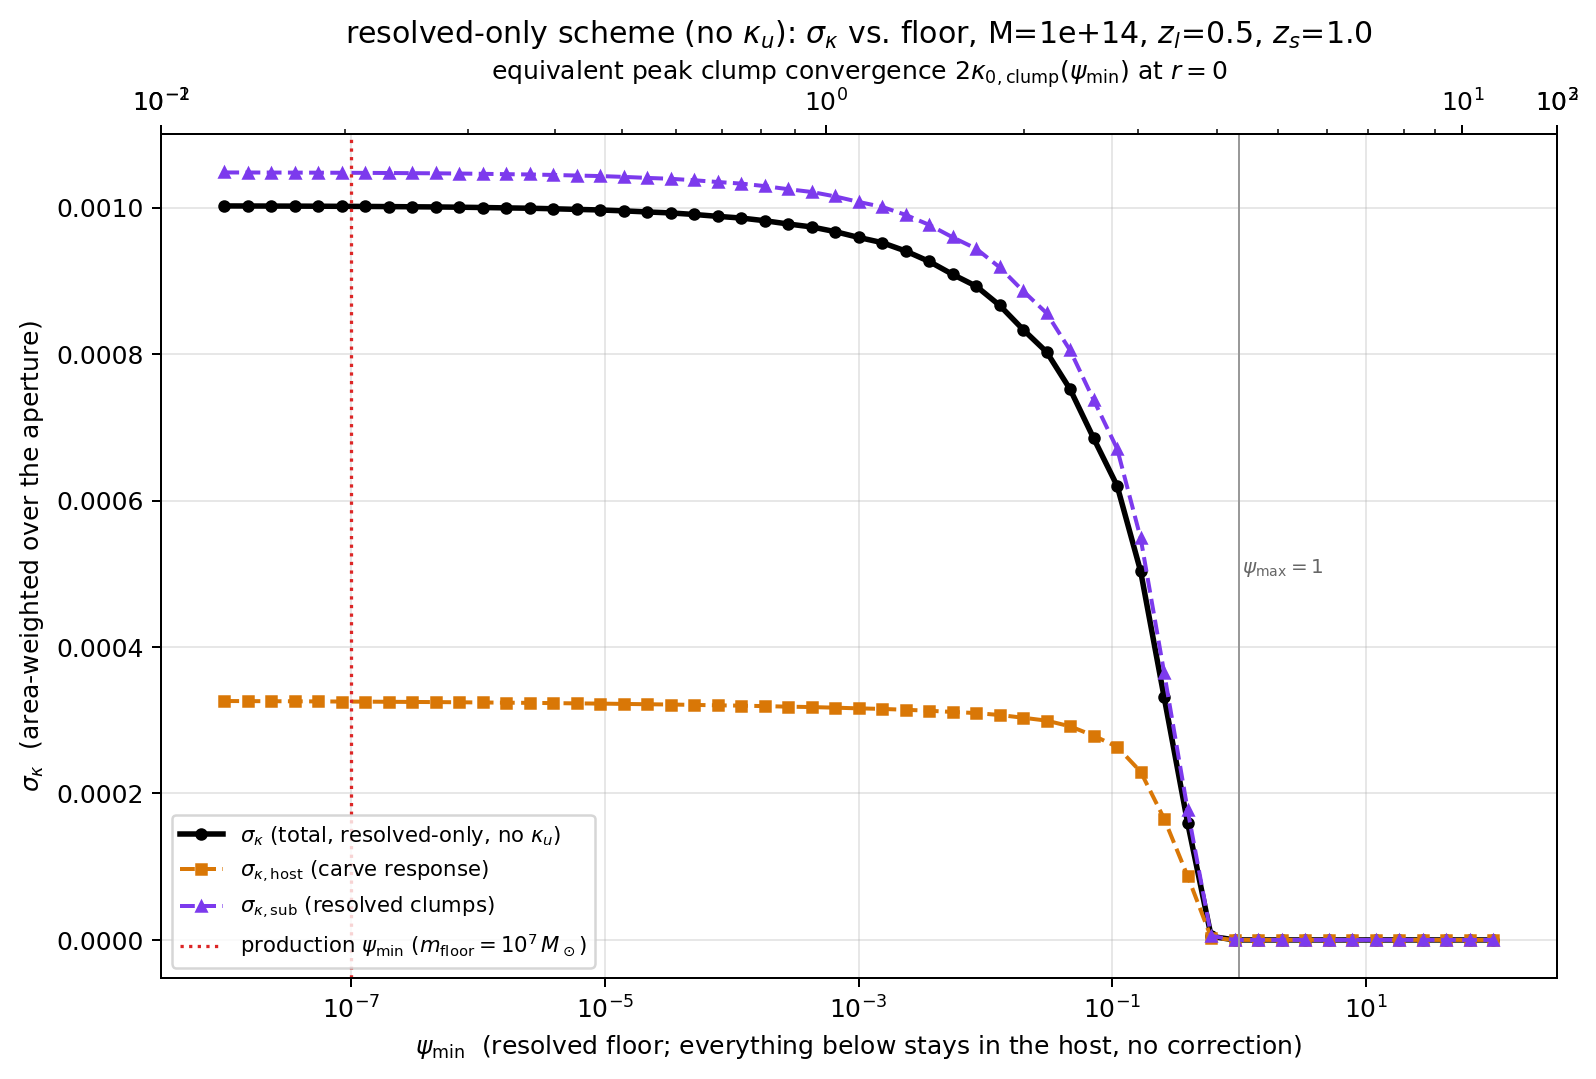

Generate this figure with Python:
"""
sigma_kappa vs psi_min for the "resolved only, no kappa_u" scheme -- companion to
plot_ktotal_resolved_only.py (which shows the MEAN <kappa> vs psi_min for the same
scheme). Here psi_min IS the resolved floor itself: everything with psi >= psi_min is
an explicit clump contributing to Sum_i kappa_i, the host is reduced by exactly the
resolved bound fraction, and nothing analytic fills in psi < psi_min (no kappa_u, no
M_u) -- i.e. this is subhalo_model=4's scheme (chat 2026-07-23).

Extends the exact-quadrature Campbell-moment machinery to the SECOND moment: for a
Poisson clump field with intensity dN/dlnpsi, Var(Sum_i g(x_i)) = integral of
intensity(x) * g(x)^2 dx (Campbell's theorem) -- no MC needed, same distance_kernel/
projected_profile projection used for the mean, just with the per-clump kernel k1
squared before the same LOS projection. This is the same machinery/host as
plot_ktotal_resolved_only.py, extended with:
  sigma_sub(psi_min)  = sqrt(Var(Sum_i kappa_i))              (Campbell 2nd moment)
  sigma_host(psi_min) = |dkappa_NFW/dM| * sqrt(Var(Sum_i m_i)) (carve response, matches
                         the first-order treatment in
                         paper_prod/scripts/plot_fig_subhalo_sigma_decomposition.py)
  sigma_tot(psi_min)  = sqrt(Var_host + Var_sub + 2*Cov(host,sub))

All three area-weighted over the ray impact parameter y (same aperture average used
for the mean), so each psi_min gives one number per curve.

Top axis: psi_min translated to an equivalent kappa scale -- the peak (r=0) NFW
convergence of a single clump sitting exactly at the resolved floor, 2*kappa0(psi_min*M).
This answers "what does psi_min mean in kappa units" directly (interpolated off the same
psi_min grid, so no separate root-find).

Run:
  /Users/baltabay/miniforge3/envs/test/bin/python playground/analytic/plot_sigma_vs_psimin.py
Writes plot_sigma_vs_psimin.{png,json} next to this file.
"""
from __future__ import annotations

import json
from pathlib import Path
import sys

import matplotlib
matplotlib.use("Agg")
import matplotlib.pyplot as plt
import numpy as np

ROOT = Path("/Users/baltabay/Desktop/gw-wl-emulator")
sys.path.insert(0, str(ROOT))

from scripts.subhalo_gate.subhalo_factor_proxy_check import (  # noqa: E402
    ALPHA, BETA, OMEGA, PSI_MAX, nfw_params, n_tau, gamma_norm, sigma_crit, fg_kappa,
    kappa_nfw,
)
from playground.dgate.subhalo_factor_dgate_area_scan import host_rmax  # noqa: E402
from playground.analytic.subhalo_factor_analytic_deficit import (  # noqa: E402
    distance_kernel, projected_profile,
)


def area_weighted_mean(y_grid, rmax_host, values):
    q_y = 2.0 * y_grid / rmax_host**2
    wt_y = y_grid * np.gradient(np.log(y_grid))
    ay = q_y * wt_y
    return float(np.sum(ay * values) / np.sum(ay))


def run(host_mass, z_lens, z_source, kappa_thr_host, psi_mins,
        n_mass=200, n_y=160, n_d=240, n_theta=256):
    rs_host, rhos_host, c_host, r200_host = nfw_params(host_mass, z_lens)
    rmax_host = host_rmax(host_mass, z_lens, z_source, kappa_thr_host)
    nt, _ = n_tau(host_mass, z_lens)
    fs = 0.3563 / nt**0.6 - 0.075
    gamma = gamma_norm(fs)
    sigmac = sigma_crit(z_source, z_lens)
    kappa0_host = rs_host * rhos_host / sigmac

    psi_deep = min(psi_mins) * 1e-2
    lpsi = np.linspace(np.log(psi_deep), np.log(PSI_MAX), n_mass)
    psi = np.exp(lpsi)
    mass = psi * host_mass
    dN_dlnpsi = gamma * psi**ALPHA * np.exp(-BETA * psi**OMEGA)

    d_grid = np.logspace(-3, np.log10(rmax_host + r200_host), n_d)
    k1 = np.empty((n_mass, n_d))
    for i, m in enumerate(mass):
        rs_i, rhos_i, _, _ = nfw_params(float(m), z_lens)
        kappa0 = rs_i * rhos_i / sigmac
        k1[i] = 2.0 * kappa0 * fg_kappa(np.maximum(d_grid / rs_i, 1.0e-12))
    k2 = k1**2

    sigma_interp, _ = projected_profile(c_host, r200_host)
    y_grid = np.logspace(-1, np.log10(rmax_host), n_y)
    f_dy = distance_kernel(y_grid, d_grid, sigma_interp, n_theta)
    wt_d = np.gradient(np.log(d_grid))
    fd = f_dy * (d_grid * wt_d)[None, :]
    kappa_ns = 2.0 * kappa0_host * fg_kappa(np.maximum(y_grid / rs_host, 1.0e-12))
    J1 = np.einsum("yd,md->my", fd, k1, optimize=True)   # <kappa_c | y> per mass bin
    J2 = np.einsum("yd,md->my", fd, k2, optimize=True)   # <kappa_c^2 | y> per mass bin

    def mu_of(weight_my):
        return np.trapezoid(dN_dlnpsi[:, None] * J1 * weight_my, lpsi, axis=0)

    def var_of(weight_my):
        # Campbell 2nd moment: Var(Sum kappa_i | y) = int dN/dlnpsi * <kappa_c^2|y> dlnpsi
        return np.trapezoid(dN_dlnpsi[:, None] * J2 * weight_my, lpsi, axis=0)

    def covmk_of(weight_my):
        # Cov(Sum m_i, Sum kappa_i | y) = int dN/dlnpsi * m * <kappa_c|y> dlnpsi
        return np.trapezoid((dN_dlnpsi * mass)[:, None] * J1 * weight_my, lpsi, axis=0)

    def frac_of(weight_my):
        return np.trapezoid((dN_dlnpsi * psi)[:, None] * weight_my, lpsi, axis=0)

    def varm_of(above):
        # Var(Sum m_i) -- position-independent, scalar
        return float(np.trapezoid(dN_dlnpsi * mass**2 * above, lpsi))

    def host_kappa_reduced(frac_res):
        out = np.empty_like(y_grid)
        for fr in np.unique(np.round(frac_res, 6)):
            sel = np.round(frac_res, 6) == fr
            m_eff = max((1.0 - min(fr, 0.95)) * host_mass, 1.0)
            rs_e, rhos_e, _, _ = nfw_params(m_eff, z_lens)
            k0 = rs_e * rhos_e / sigmac
            out[sel] = 2.0 * k0 * fg_kappa(np.maximum(y_grid[sel] / rs_e, 1.0e-12))
        return out

    def host_dkdM(frac_res):
        # d(kappa_NFW)/dM at the reduced host mass, evaluated over the full y_grid
        m_eff = max((1.0 - min(frac_res, 0.95)) * host_mass, 1.0)
        dM = 1e-3 * m_eff
        rs_p, rhos_p, _, _ = nfw_params(m_eff + dM, z_lens)
        rs_m, rhos_m, _, _ = nfw_params(m_eff - dM, z_lens)
        kp = 2.0 * (rs_p * rhos_p / sigmac) * fg_kappa(np.maximum(y_grid / rs_p, 1.0e-12))
        km = 2.0 * (rs_m * rhos_m / sigmac) * fg_kappa(np.maximum(y_grid / rs_m, 1.0e-12))
        return (kp - km) / (2.0 * dM)

    ones = np.ones((n_mass, n_y))
    k_ns_mean = area_weighted_mean(y_grid, rmax_host, kappa_ns)

    rows = []
    for psi_min in psi_mins:
        if psi_min >= PSI_MAX:
            # nothing resolved: host stays at full mass, no clumps, no scatter at all
            rows.append({
                "psi_min": float(psi_min), "frac_res": 0.0,
                "kappa_total": k_ns_mean,
                "sigma_host": 0.0, "sigma_sub": 0.0, "sigma_total": 0.0,
            })
            continue

        above = psi >= psi_min
        w = ones * above[:, None]
        mu_y = mu_of(w)
        var_y = var_of(w)
        frac_y = frac_of(w)
        frac_res = float(np.mean(frac_y))
        varm = varm_of(above)
        covmk_y = covmk_of(w)
        k_host_y = host_kappa_reduced(frac_y)
        dkdM_y = host_dkdM(frac_res)

        var_host_y = (dkdM_y**2) * varm
        cov_hk_y = -dkdM_y * covmk_y
        total_mean_y = k_host_y + mu_y

        var_host_aw = area_weighted_mean(y_grid, rmax_host, var_host_y)
        var_sub_aw = area_weighted_mean(y_grid, rmax_host, var_y)
        cov_hk_aw = area_weighted_mean(y_grid, rmax_host, cov_hk_y)
        var_tot_aw = var_host_aw + var_sub_aw + 2.0 * cov_hk_aw

        rows.append({
            "psi_min": float(psi_min),
            "frac_res": frac_res,
            "kappa_total": area_weighted_mean(y_grid, rmax_host, total_mean_y),
            "sigma_host": float(np.sqrt(max(var_host_aw, 0.0))),
            "sigma_sub": float(np.sqrt(max(var_sub_aw, 0.0))),
            "sigma_total": float(np.sqrt(max(var_tot_aw, 0.0))),
        })

    return {"k_ns_mean": k_ns_mean, "host_mass": host_mass, "z_lens": z_lens,
            "z_source": z_source}, rows


def main() -> None:
    host_mass, z_lens, z_source = 1.0e14, 0.5, 1.0
    kappa_thr_host = 1.276e-4
    production_m_floor = 1.0e7
    psi_mins = np.logspace(-8, 2, 55)
    psi_prod = production_m_floor / host_mass

    meta, rows = run(host_mass, z_lens, z_source, kappa_thr_host, psi_mins)

    psi_min_arr = np.array([r["psi_min"] for r in rows])
    sig_host = np.array([r["sigma_host"] for r in rows])
    sig_sub = np.array([r["sigma_sub"] for r in rows])
    sig_tot = np.array([r["sigma_total"] for r in rows])

    # top axis: psi_min -> peak (r=0) convergence of a single clump at that mass,
    # interpolated off the same grid used for the sweep (monotonic in psi_min).
    kappa_peak = np.array([
        kappa_nfw(max(p, 1e-300) * host_mass, z_lens, z_source, 0.0) for p in psi_min_arr
    ])

    def fwd(x):
        xx = np.atleast_1d(np.asarray(x, dtype=float))
        out = np.full_like(xx, np.nan)
        pos = xx > 0
        out[pos] = 10 ** np.interp(np.log10(xx[pos]), np.log10(psi_min_arr), np.log10(kappa_peak))
        return out

    def inv(x):
        xx = np.atleast_1d(np.asarray(x, dtype=float))
        out = np.full_like(xx, np.nan)
        pos = xx > 0
        out[pos] = 10 ** np.interp(np.log10(xx[pos]), np.log10(kappa_peak), np.log10(psi_min_arr))
        return out

    out_stem = ROOT / "playground" / "analytic" / "plot_sigma_vs_psimin"
    out_stem.with_suffix(".json").write_text(json.dumps({"meta": meta, "rows": rows}, indent=2))

    fig, ax = plt.subplots(1, 1, figsize=(9.0, 6.2))
    ax.plot(psi_min_arr, sig_tot, "o-", color="k", ms=4, lw=2.2,
            label=r"$\sigma_\kappa$ (total, resolved-only, no $\kappa_u$)")
    ax.plot(psi_min_arr, sig_host, "s--", color="#d97706", ms=4, lw=1.6,
            label=r"$\sigma_{\kappa,\rm host}$ (carve response)")
    ax.plot(psi_min_arr, sig_sub, "^--", color="#7c3aed", ms=4, lw=1.6,
            label=r"$\sigma_{\kappa,\rm sub}$ (resolved clumps)")
    ax.axvline(psi_prod, color="#dc2626", ls=":", lw=1.3,
               label=r"production $\psi_{\rm min}$ ($m_{\rm floor}=10^7\,M_\odot$)")
    ax.axvline(1.0, color="0.6", ls="-", lw=0.8)
    ax.text(1.05, sig_tot.max() * 0.5, r"$\psi_{\max}=1$", fontsize=8, color="0.4")

    ax.set_xscale("log")
    ax.set_xlabel(r"$\psi_{\rm min}$  (resolved floor; everything below stays in the host, no correction)")
    ax.set_ylabel(r"$\sigma_\kappa$  (area-weighted over the aperture)")
    ax.set_title(f"resolved-only scheme (no $\\kappa_u$): $\\sigma_\\kappa$ vs. floor, "
                 f"M={host_mass:.0e}, $z_l$={z_lens}, $z_s$={z_source}")
    ax.grid(alpha=0.3, which="both")
    ax.legend(fontsize=8.5, loc="lower left")

    ax2 = ax.secondary_xaxis("top", functions=(fwd, inv))
    ax2.set_xlabel(r"equivalent peak clump convergence $2\kappa_{0,\rm clump}(\psi_{\rm min})$ at $r=0$")

    fig.tight_layout()
    fig.savefig(str(out_stem) + ".png", dpi=180, facecolor="white", bbox_inches="tight")
    print(f"saved {out_stem}.png / .json")
    for r in rows[::4]:
        print(f"psi_min={r['psi_min']:.2e}  frac_res={r['frac_res']:.4f}  "
              f"sig_host={r['sigma_host']:.3e}  sig_sub={r['sigma_sub']:.3e}  "
              f"sig_tot={r['sigma_total']:.3e}")
    i_prod = int(np.argmin(np.abs(psi_min_arr - psi_prod)))
    print(f"\nat production psi_min={psi_prod:.2e}: sig_tot={sig_tot[i_prod]:.4e} "
          f"(host={sig_host[i_prod]:.4e}, sub={sig_sub[i_prod]:.4e})")


if __name__ == "__main__":
    main()
